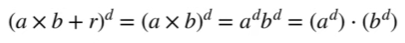
#> input picture Machine Learning/Support Vector Machine/Kernel Functions/images/rbf_eg.png, 405 x 43 px
$ jupyter execute --allow-errors 'Radial Basis Function (RBF - gaussian).ipynb'
#> lines starting #> are read from the running program, lines starting #| are printed output that depends on the picture
1. [Radial Basis Function](#radial-basis-function)

#### Radial Basis Function:
- used to not move the data points from a lower dimension to higher dimension
- used to calculate the relationship between each data points and choose the support vector classifier in infinite dimensions
- uses the kernel trick
    - calculates the relationship between data points without transforming the data points into higher dimensions
- performs like a Weighted Nearest Neighbor model
    - data points nearer will have more influence than the data points far away from it

- the formula for radial basis is shown below
- since the radial basis works with dimensions in infinite dimesions, its diffcult to visualize it

consider the example:
- γ = 1/2

[cell 1]
from PIL import Image
from IPython.display import display

#> (the rest of this cell did not finish here and is left out)

γ:
- a hyper parameter used to scale the distance of influence and chosen via cross validation
- influence of a single training example
- small γ means a large radius of influence, leading to smoother decision boundaries
- large γ means a small radius, leading to more complex, potentially overfitted boundaries

To visualize the working of RBF, we consider the Polynomial Function with r = 0 with varying degree values
- d = 2, (a^2) . (b^2)
- d = 3, (a^3) . (b^3)
- d = 4, (a^4) . (b^4)

[cell 2]
from PIL import Image
from IPython.display import display

img = Image.open('images/rbf_eg.png')
#> img is the input picture: PIL image 405x43 RGBA; mean R, G, B, A 239.6, 239.6, 239.6, 255
new_image = img.resize((570, 70))
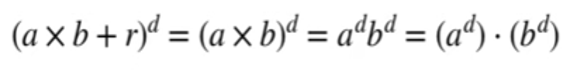
#> new_image: PIL image 570x70 RGBA; mean R, G, B, A 239.5, 239.5, 239.5, 255
display(new_image)

- now by adding the polynomial function for d = 1 & 2 values, we get the dot product values in 2-dimension

[cell 3]
from PIL import Image
from IPython.display import display

img = Image.open('images/rbf_add.png')
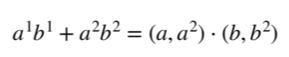
#> input picture Machine Learning/Support Vector Machine/Kernel Functions/images/rbf_add.png, 289 x 57 px
#> img is the input picture: PIL image 289x57 RGBA; mean R, G, B, A 243.9, 243.9, 243.9, 255
new_image = img.resize((360, 75))
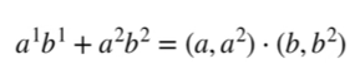
#> new_image: PIL image 360x75 RGBA; mean R, G, B, A 243.8, 243.8, 243.8, 255
display(new_image)

- now by adding the polynomial function for d = 1, 2 & 3 values, we get the dot product values in 3-dimension

[cell 4]
from PIL import Image
from IPython.display import display

img = Image.open('images/rbf_add2.png')
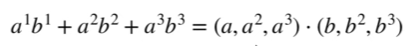
#> input picture Machine Learning/Support Vector Machine/Kernel Functions/images/rbf_add2.png, 412 x 46 px
#> img is the input picture: PIL image 412x46 RGBA; mean R, G, B, A 240.9, 240.9, 240.9, 255
new_image = img.resize((500, 60))
#> new_image: PIL image 500x60 RGBA
display(new_image)

- now combining the polynomial functions upto infinity

[cell 5]
from PIL import Image
from IPython.display import display

#> (the rest of this cell did not finish here and is left out)

- now expanding the rbf formula with r = 1/2

[cell 6]
from PIL import Image
from IPython.display import display

img = Image.open('images/rbf_add4.png')
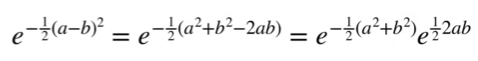
#> input picture Machine Learning/Support Vector Machine/Kernel Functions/images/rbf_add4.png, 478 x 61 px
#> img is the input picture: PIL image 478x61 RGBA; mean R, G, B, A 244.1, 244.1, 244.1, 255
new_image = img.resize((700, 90))
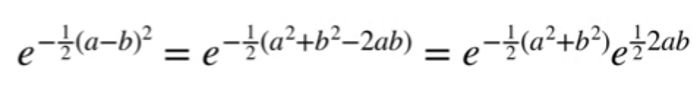
#> new_image: PIL image 700x90 RGBA; mean R, G, B, A 243.9, 243.9, 243.9, 255
display(new_image)

- we can create the taylor series expansion of the last term

[cell 7]
from PIL import Image
from IPython.display import display

#> (the rest of this cell did not finish here and is left out)

- the derivative of e^x = e^x itself

[cell 8]
from PIL import Image
from IPython.display import display

img = Image.open('images/taylor_series1.png')
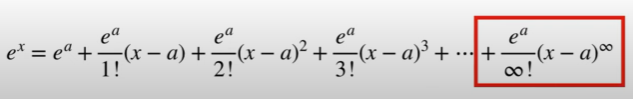
#> input picture Machine Learning/Support Vector Machine/Kernel Functions/images/taylor_series1.png, 633 x 99 px
#> img is the input picture: PIL image 633x99 RGBA; mean R, G, B, A 217.5, 213.2, 212.8, 255
new_image = img.resize((800, 120))
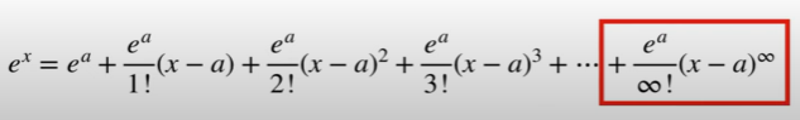
#> new_image: PIL image 800x120 RGBA; mean R, G, B, A 217.5, 213.2, 212.8, 255
display(new_image)

- now, if a = 0

[cell 9]
from PIL import Image
from IPython.display import display

#> (the rest of this cell did not finish here and is left out)

[cell 10]
from PIL import Image
from IPython.display import display

img = Image.open('images/taylor_series3.png')
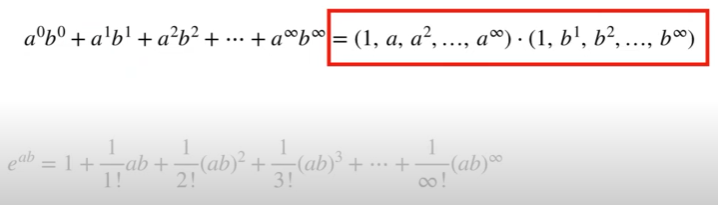
#> input picture Machine Learning/Support Vector Machine/Kernel Functions/images/taylor_series3.png, 718 x 205 px
#> img is the input picture: PIL image 718x205 RGBA; mean R, G, B, A 238.5, 234.3, 234, 255
new_image = img.resize((850, 240))
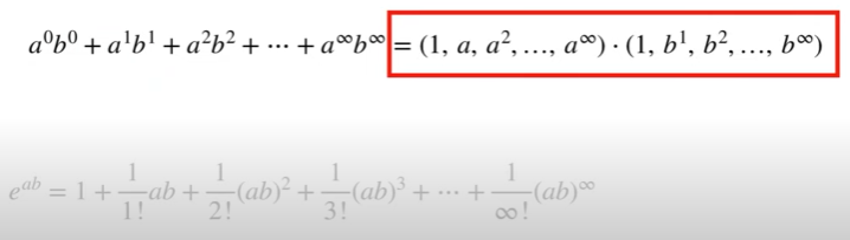
#> new_image: PIL image 850x240 RGBA; mean R, G, B, A 238.5, 234.2, 233.9, 255
display(new_image)
